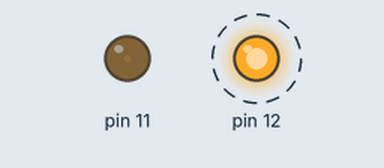
This sketch was run on a simulated Arduino Uno, built with avr-gcc and run on an emulated ATmega328P. On the bench: output pins drawn as LEDs (lit = HIGH). Dashed ring = blinking.

Above: at 0.05 s.
At 0.65 s:
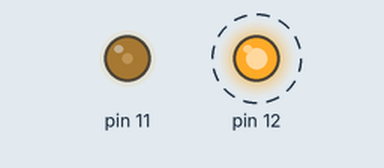
At 1.25 s:
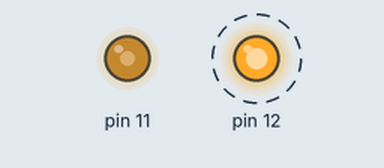
At 2.5 s:
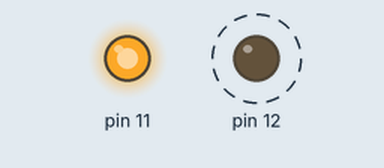
Timing chart, 0 to 5.9 s (numbered marks = the images above):
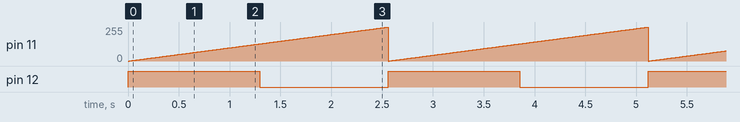

The sketch:

B_doessomething.ino
```cpp
int i = 0;

void setup() {
  // put your setup code here, to run once:
  pinMode(12, OUTPUT);
}

void loop() {
  // put your main code here, to run repeatedly:
  if(i>128) {
    digitalWrite(12, LOW); // write the voltage i to pin 11
  }
  else {
    digitalWrite(12, HIGH); // write the voltage i to pin 11
  }
  analogWrite(11, i);
  i = (i+1) % 255;
  delay(10); // hang on a sec
}
```

Measured:
- by itself, pin 11: ramps from 0/255 to 254/255 and jumps back, once every 2.6 s
- by itself, pin 12: alternates HIGH for 1.3 s and LOW for 1.3 s
